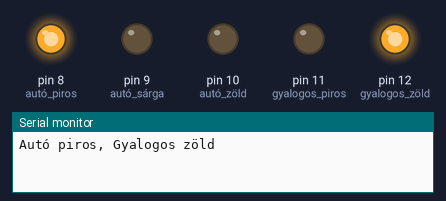
Simulated run of this sketch. Board: Arduino Uno, built with avr-gcc and run on an emulated ATmega328P. Shown: output pins drawn as LEDs (lit = HIGH), the last lines printed to the serial monitor.

Above: at 3.5 s.
At 6.2 s:
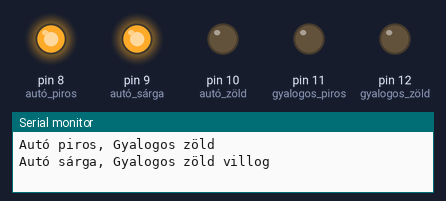
At 7.7 s:
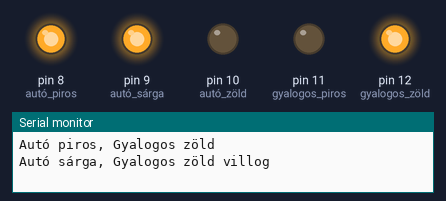
At 8.5 s:
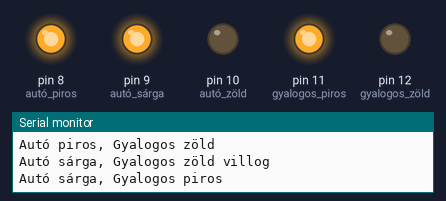
At 11.5 s:
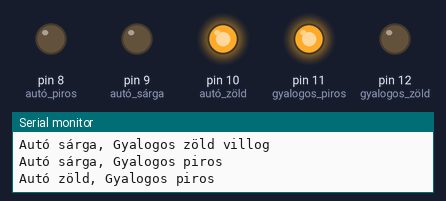
At 15.0 s:
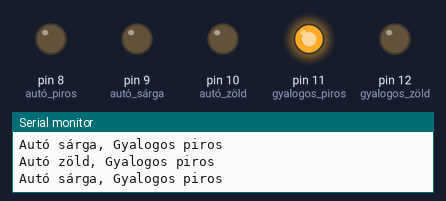
Timing chart, 0 to 20.5 s (numbered marks = the images above):
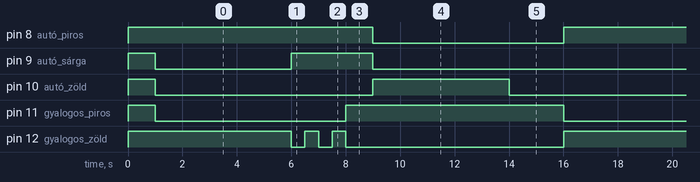

Measured:
- by itself, pin 8 (autó_piros), pin 11 (gyalogos_piros): alternates HIGH for 8.0 s and LOW for 7.0 s
- by itself, pin 9 (autó_sárga): repeats every 15.0 s: HIGH 3.0 s, LOW 12.0 s
- by itself, pin 10 (autó_zöld): repeats every 15.0 s: HIGH 5.0 s, LOW 10.0 s
- by itself, pin 12 (gyalogos_zöld): repeats every 15.0 s: HIGH 0.50 s, LOW 0.50 s, HIGH 0.50 s, LOW 8.0 s, HIGH 5.0 s, LOW 0.50 s

The sketch:

kozlekedesiLampa.ino
```cpp
void setup() {
  Serial.begin(9600);
  pinMode(8, OUTPUT);//autó piros
  pinMode(9, OUTPUT);//autó sárga
  pinMode(10, OUTPUT);//autó zöld
  pinMode(11, OUTPUT);//gyalogos piros
  pinMode(12, OUTPUT);//gyalogos zöld
  PORTB = 63;
  delay(1000);
  PORTB=0;
}

void loop() {
  //autó piros, gyalogos zöld
  Serial.println("Autó piros, Gyalogos zöld");
  digitalWrite(11,LOW);
  digitalWrite(8,HIGH);
  digitalWrite(12,HIGH);
  delay(5000);

  //gyalogos zöld, villog, autó sárga
  Serial.println("Autó sárga, Gyalogos zöld villog");
  digitalWrite(9,HIGH);
  for(byte i = 0; i < 4; i++)
  {
    digitalWrite(12,!digitalRead(12));
    delay(500);
  }
  digitalWrite(12,LOW);
  digitalWrite(11,HIGH);
  //késleltetés, hogy ne egyből legyen zöld a gyalogos után
  Serial.println("Autó sárga, Gyalogos piros");
  delay(1000);

  //autó zöld
  Serial.println("Autó zöld, Gyalogos piros");
  digitalWrite(8,LOW);
  digitalWrite(9,LOW);
  digitalWrite(10,HIGH);
  delay(5000);

  //autó sárga
  Serial.println("Autó sárga, Gyalogos piros");
  digitalWrite(10,LOW);
  digitalWrite(9,HIGH);
  digitalWrite(9,LOW);
  delay(2000);
}
```
